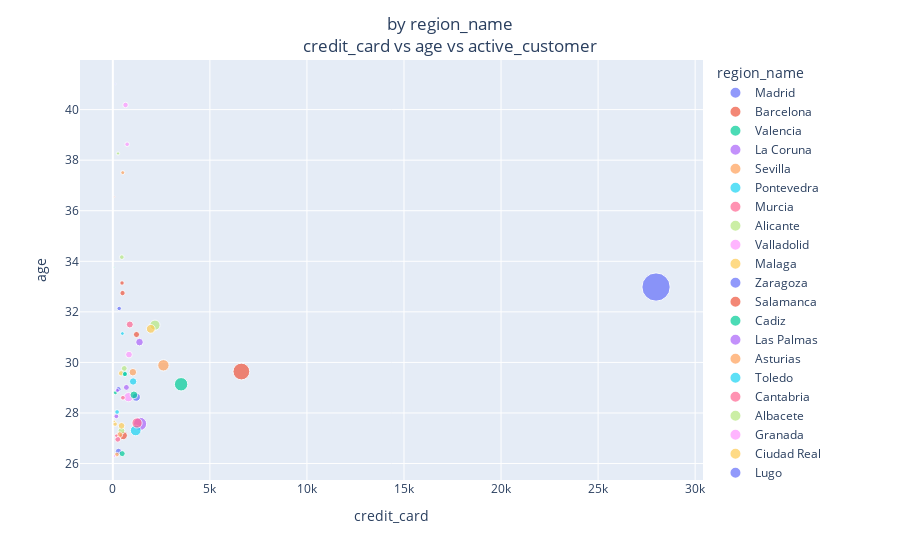

Notebook cell for this chart:
### Code cell
x_y_size = {"credit_card": "sum", "age": "mean", "active_customer": "sum"}
four_feature_scatterer(df, "region_name", x_y_size)

### Figure 1 — Plotly figure (JSON) as saved in the notebook; plotly's stock layout.template omitted (floating-point values rounded to 4 significant figures)
{"data": [{"hovertemplate": "region_name=Madrid<br>credit_card=%{x}<br>age=%{y}<br>active_customer=%{marker.size}<extra></extra>", "legendgroup": "Madrid", "marker": {"color": "#636efa", "size": [578261], "sizemode": "area", "sizeref": 1446.0, "symbol": "circle"}, "mode": "markers", "name": "Madrid", "orientation": "v", "showlegend": true, "type": "scatter", "x": [27985], "xaxis": "x", "y": [32.98], "yaxis": "y"}, {"hovertemplate": "region_name=Barcelona<br>credit_card=%{x}<br>age=%{y}<br>active_customer=%{marker.size}<extra></extra>", "legendgroup": "Barcelona", "marker": {"color": "#EF553B", "size": [203545], "sizemode": "area", "sizeref": 1446.0, "symbol": "circle"}, "mode": "markers", "name": "Barcelona", "orientation": "v", "showlegend": true, "type": "scatter", "x": [6622], "xaxis": "x", "y": [29.64], "yaxis": "y"}, {"hovertemplate": "region_name=Valencia<br>credit_card=%{x}<br>age=%{y}<br>active_customer=%{marker.size}<extra></extra>", "legendgroup": "Valencia", "marker": {"color": "#00cc96", "size": [130117], "sizemode": "area", "sizeref": 1446.0, "symbol": "circle"}, "mode": "markers", "name": "Valencia", "orientation": "v", "showlegend": true, "type": "scatter", "x": [3517], "xaxis": "x", "y": [29.14], "yaxis": "y"}, {"hovertemplate": "region_name=La Coruna<br>credit_card=%{x}<br>age=%{y}<br>active_customer=%{marker.size}<extra></extra>", "legendgroup": "La Coruna", "marker": {"color": "#ab63fa", "size": [125008], "sizemode": "area", "sizeref": 1446.0, "symbol": "circle"}, "mode": "markers", "name": "La Coruna", "orientation": "v", "showlegend": true, "type": "scatter", "x": [1404], "xaxis": "x", "y": [27.57], "yaxis": "y"}, {"hovertemplate": "region_name=Sevilla<br>credit_card=%{x}<br>age=%{y}<br>active_customer=%{marker.size}<extra></extra>", "legendgroup": "Sevilla", "marker": {"color": "#FFA15A", "size": [93600], "sizemode": "area", "sizeref": 1446.0, "symbol": "circle"}, "mode": "markers", "name": "Sevilla", "orientation": "v", "showlegend": true, "type": "scatter", "x": [2606], "xaxis": "x", "y": [29.89], "yaxis": "y"}, {"hovertemplate": "region_name=Pontevedra<br>credit_card=%{x}<br>age=%{y}<br>active_customer=%{marker.size}<extra></extra>", "legendgroup": "Pontevedra", "marker": {"color": "#19d3f3", "size": [82827], "sizemode": "area", "sizeref": 1446.0, "symbol": "circle"}, "mode": "markers", "name": "Pontevedra", "orientation": "v", "showlegend": true, "type": "scatter", "x": [1178], "xaxis": "x", "y": [27.31], "yaxis": "y"}, {"hovertemplate": "region_name=Murcia<br>credit_card=%{x}<br>age=%{y}<br>active_customer=%{marker.size}<extra></extra>", "legendgroup": "Murcia", "marker": {"color": "#FF6692", "size": [76060], "sizemode": "area", "sizeref": 1446.0, "symbol": "circle"}, "mode": "markers", "name": "Murcia", "orientation": "v", "showlegend": true, "type": "scatter", "x": [1248], "xaxis": "x", "y": [27.6], "yaxis": "y"}, {"hovertemplate": "region_name=Alicante<br>credit_card=%{x}<br>age=%{y}<br>active_customer=%{marker.size}<extra></extra>", "legendgroup": "Alicante", "marker": {"color": "#B6E880", "size": [75374], "sizemode": "area", "sizeref": 1446.0, "symbol": "circle"}, "mode": "markers", "name": "Alicante", "orientation": "v", "showlegend": true, "type": "scatter", "x": [2171], "xaxis": "x", "y": [31.47], "yaxis": "y"}, {"hovertemplate": "region_name=Valladolid<br>credit_card=%{x}<br>age=%{y}<br>active_customer=%{marker.size}<extra></extra>", "legendgroup": "Valladolid", "marker": {"color": "#FF97FF", "size": [61409], "sizemode": "area", "sizeref": 1446.0, "symbol": "circle"}, "mode": "markers", "name": "Valladolid", "orientation": "v", "showlegend": true, "type": "scatter", "x": [806], "xaxis": "x", "y": [28.63], "yaxis": "y"}, {"hovertemplate": "region_name=Malaga<br>credit_card=%{x}<br>age=%{y}<br>active_customer=%{marker.size}<extra></extra>", "legendgroup": "Malaga", "marker": {"color": "#FECB52", "size": [56227], "sizemode": "area", "sizeref": 1446.0, "symbol": "circle"}, "mode": "markers", "name": "Malaga", "orientation": "v", "showlegend": true, "type": "scatter", "x": [1955], "xaxis": "x", "y": [31.33], "yaxis": "y"}, {"hovertemplate": "region_name=Zaragoza<br>credit_card=%{x}<br>age=%{y}<br>active_customer=%{marker.size}<extra></extra>", "legendgroup": "Zaragoza", "marker": {"color": "#636efa", "size": [50599], "sizemode": "area", "sizeref": 1446.0, "symbol": "circle"}, "mode": "markers", "name": "Zaragoza", "orientation": "v", "showlegend": true, "type": "scatter", "x": [1205], "xaxis": "x", "y": [28.63], "yaxis": "y"}, {"hovertemplate": "region_name=Salamanca<br>credit_card=%{x}<br>age=%{y}<br>active_customer=%{marker.size}<extra></extra>", "legendgroup": "Salamanca", "marker": {"color": "#EF553B", "size": [49684], "sizemode": "area", "sizeref": 1446.0, "symbol": "circle"}, "mode": "markers", "name": "Salamanca", "orientation": "v", "showlegend": true, "type": "scatter", "x": [536], "xaxis": "x", "y": [27.11], "yaxis": "y"}, {"hovertemplate": "region_name=Cadiz<br>credit_card=%{x}<br>age=%{y}<br>active_customer=%{marker.size}<extra></extra>", "legendgroup": "Cadiz", "marker": {"color": "#00cc96", "size": [43431], "sizemode": "area", "sizeref": 1446.0, "symbol": "circle"}, "mode": "markers", "name": "Cadiz", "orientation": "v", "showlegend": true, "type": "scatter", "x": [1086], "xaxis": "x", "y": [28.72], "yaxis": "y"}, {"hovertemplate": "region_name=Las Palmas<br>credit_card=%{x}<br>age=%{y}<br>active_customer=%{marker.size}<extra></extra>", "legendgroup": "Las Palmas", "marker": {"color": "#ab63fa", "size": [41795], "sizemode": "area", "sizeref": 1446.0, "symbol": "circle"}, "mode": "markers", "name": "Las Palmas", "orientation": "v", "showlegend": true, "type": "scatter", "x": [1374], "xaxis": "x", "y": [30.8], "yaxis": "y"}, {"hovertemplate": "region_name=Asturias<br>credit_card=%{x}<br>age=%{y}<br>active_customer=%{marker.size}<extra></extra>", "legendgroup": "Asturias", "marker": {"color": "#FFA15A", "size": [41117], "sizemode": "area", "sizeref": 1446.0, "symbol": "circle"}, "mode": "markers", "name": "Asturias", "orientation": "v", "showlegend": true, "type": "scatter", "x": [1032], "xaxis": "x", "y": [29.61], "yaxis": "y"}, {"hovertemplate": "region_name=Toledo<br>credit_card=%{x}<br>age=%{y}<br>active_customer=%{marker.size}<extra></extra>", "legendgroup": "Toledo", "marker": {"color": "#19d3f3", "size": [39521], "sizemode": "area", "sizeref": 1446.0, "symbol": "circle"}, "mode": "markers", "name": "Toledo", "orientation": "v", "showlegend": true, "type": "scatter", "x": [1045], "xaxis": "x", "y": [29.25], "yaxis": "y"}, {"hovertemplate": "region_name=Cantabria<br>credit_card=%{x}<br>age=%{y}<br>active_customer=%{marker.size}<extra></extra>", "legendgroup": "Cantabria", "marker": {"color": "#FF6692", "size": [35260], "sizemode": "area", "sizeref": 1446.0, "symbol": "circle"}, "mode": "markers", "name": "Cantabria", "orientation": "v", "showlegend": true, "type": "scatter", "x": [874], "xaxis": "x", "y": [31.5], "yaxis": "y"}, {"hovertemplate": "region_name=Albacete<br>credit_card=%{x}<br>age=%{y}<br>active_customer=%{marker.size}<extra></extra>", "legendgroup": "Albacete", "marker": {"color": "#B6E880", "size": [34128], "sizemode": "area", "sizeref": 1446.0, "symbol": "circle"}, "mode": "markers", "name": "Albacete", "orientation": "v", "showlegend": true, "type": "scatter", "x": [445], "xaxis": "x", "y": [27.3], "yaxis": "y"}, {"hovertemplate": "region_name=Granada<br>credit_card=%{x}<br>age=%{y}<br>active_customer=%{marker.size}<extra></extra>", "legendgroup": "Granada", "marker": {"color": "#FF97FF", "size": [32364], "sizemode": "area", "sizeref": 1446.0, "symbol": "circle"}, "mode": "markers", "name": "Granada", "orientation": "v", "showlegend": true, "type": "scatter", "x": [832], "xaxis": "x", "y": [30.31], "yaxis": "y"}, {"hovertemplate": "region_name=Ciudad Real<br>credit_card=%{x}<br>age=%{y}<br>active_customer=%{marker.size}<extra></extra>", "legendgroup": "Ciudad Real", "marker": {"color": "#FECB52", "size": [31521], "sizemode": "area", "sizeref": 1446.0, "symbol": "circle"}, "mode": "markers", "name": "Ciudad Real", "orientation": "v", "showlegend": true, "type": "scatter", "x": [450], "xaxis": "x", "y": [27.49], "yaxis": "y"}, {"hovertemplate": "region_name=Lugo<br>credit_card=%{x}<br>age=%{y}<br>active_customer=%{marker.size}<extra></extra>", "legendgroup": "Lugo", "marker": {"color": "#636efa", "size": [29690], "sizemode": "area", "sizeref": 1446.0, "symbol": "circle"}, "mode": "markers", "name": "Lugo", "orientation": "v", "showlegend": true, "type": "scatter", "x": [293], "xaxis": "x", "y": [26.48], "yaxis": "y"}, {"hovertemplate": "region_name=Baleares<br>credit_card=%{x}<br>age=%{y}<br>active_customer=%{marker.size}<extra></extra>", "legendgroup": "Baleares", "marker": {"color": "#EF553B", "size": [27016], "sizemode": "area", "sizeref": 1446.0, "symbol": "circle"}, "mode": "markers", "name": "Baleares", "orientation": "v", "showlegend": true, "type": "scatter", "x": [1219], "xaxis": "x", "y": [31.1], "yaxis": "y"}, {"hovertemplate": "region_name=Badajoz<br>credit_card=%{x}<br>age=%{y}<br>active_customer=%{marker.size}<extra></extra>", "legendgroup": "Badajoz", "marker": {"color": "#00cc96", "size": [26080], "sizemode": "area", "sizeref": 1446.0, "symbol": "circle"}, "mode": "markers", "name": "Badajoz", "orientation": "v", "showlegend": true, "type": "scatter", "x": [482], "xaxis": "x", "y": [26.39], "yaxis": "y"}, {"hovertemplate": "region_name=Castellon<br>credit_card=%{x}<br>age=%{y}<br>active_customer=%{marker.size}<extra></extra>", "legendgroup": "Castellon", "marker": {"color": "#ab63fa", "size": [24693], "sizemode": "area", "sizeref": 1446.0, "symbol": "circle"}, "mode": "markers", "name": "Castellon", "orientation": "v", "showlegend": true, "type": "scatter", "x": [699], "xaxis": "x", "y": [29.01], "yaxis": "y"}, {"hovertemplate": "region_name=Caceres<br>credit_card=%{x}<br>age=%{y}<br>active_customer=%{marker.size}<extra></extra>", "legendgroup": "Caceres", "marker": {"color": "#FFA15A", "size": [24638], "sizemode": "area", "sizeref": 1446.0, "symbol": "circle"}, "mode": "markers", "name": "Caceres", "orientation": "v", "showlegend": true, "type": "scatter", "x": [357], "xaxis": "x", "y": [27.14], "yaxis": "y"}, {"hovertemplate": "region_name=Burgos<br>credit_card=%{x}<br>age=%{y}<br>active_customer=%{marker.size}<extra></extra>", "legendgroup": "Burgos", "marker": {"color": "#19d3f3", "size": [24608], "sizemode": "area", "sizeref": 1446.0, "symbol": "circle"}, "mode": "markers", "name": "Burgos", "orientation": "v", "showlegend": true, "type": "scatter", "x": [579], "xaxis": "x", "y": [29.56], "yaxis": "y"}, {"hovertemplate": "region_name=Orense<br>credit_card=%{x}<br>age=%{y}<br>active_customer=%{marker.size}<extra></extra>", "legendgroup": "Orense", "marker": {"color": "#FF6692", "size": [24551], "sizemode": "area", "sizeref": 1446.0, "symbol": "circle"}, "mode": "markers", "name": "Orense", "orientation": "v", "showlegend": true, "type": "scatter", "x": [255], "xaxis": "x", "y": [26.96], "yaxis": "y"}, {"hovertemplate": "region_name=Cordoba<br>credit_card=%{x}<br>age=%{y}<br>active_customer=%{marker.size}<extra></extra>", "legendgroup": "Cordoba", "marker": {"color": "#B6E880", "size": [24181], "sizemode": "area", "sizeref": 1446.0, "symbol": "circle"}, "mode": "markers", "name": "Cordoba", "orientation": "v", "showlegend": true, "type": "scatter", "x": [589], "xaxis": "x", "y": [29.76], "yaxis": "y"}, {"hovertemplate": "region_name=Vizcaya<br>credit_card=%{x}<br>age=%{y}<br>active_customer=%{marker.size}<extra></extra>", "legendgroup": "Vizcaya", "marker": {"color": "#FF97FF", "size": [22148], "sizemode": "area", "sizeref": 1446.0, "symbol": "circle"}, "mode": "markers", "name": "Vizcaya", "orientation": "v", "showlegend": true, "type": "scatter", "x": [655], "xaxis": "x", "y": [40.18], "yaxis": "y"}, {"hovertemplate": "region_name=Huelva<br>credit_card=%{x}<br>age=%{y}<br>active_customer=%{marker.size}<extra></extra>", "legendgroup": "Huelva", "marker": {"color": "#FECB52", "size": [20767], "sizemode": "area", "sizeref": 1446.0, "symbol": "circle"}, "mode": "markers", "name": "Huelva", "orientation": "v", "showlegend": true, "type": "scatter", "x": [427], "xaxis": "x", "y": [29.57], "yaxis": "y"}, {"hovertemplate": "region_name=La Rioja<br>credit_card=%{x}<br>age=%{y}<br>active_customer=%{marker.size}<extra></extra>", "legendgroup": "La Rioja", "marker": {"color": "#636efa", "size": [20434], "sizemode": "area", "sizeref": 1446.0, "symbol": "circle"}, "mode": "markers", "name": "La Rioja", "orientation": "v", "showlegend": true, "type": "scatter", "x": [291], "xaxis": "x", "y": [28.94], "yaxis": "y"}, {"hovertemplate": "region_name=Leon<br>credit_card=%{x}<br>age=%{y}<br>active_customer=%{marker.size}<extra></extra>", "legendgroup": "Leon", "marker": {"color": "#EF553B", "size": [20238], "sizemode": "area", "sizeref": 1446.0, "symbol": "circle"}, "mode": "markers", "name": "Leon", "orientation": "v", "showlegend": true, "type": "scatter", "x": [501], "xaxis": "x", "y": [32.74], "yaxis": "y"}, {"hovertemplate": "region_name=Tarragona<br>credit_card=%{x}<br>age=%{y}<br>active_customer=%{marker.size}<extra></extra>", "legendgroup": "Tarragona", "marker": {"color": "#00cc96", "size": [19355], "sizemode": "area", "sizeref": 1446.0, "symbol": "circle"}, "mode": "markers", "name": "Tarragona", "orientation": "v", "showlegend": true, "type": "scatter", "x": [624], "xaxis": "x", "y": [29.54], "yaxis": "y"}, {"hovertemplate": "region_name=Zamora<br>credit_card=%{x}<br>age=%{y}<br>active_customer=%{marker.size}<extra></extra>", "legendgroup": "Zamora", "marker": {"color": "#ab63fa", "size": [17365], "sizemode": "area", "sizeref": 1446.0, "symbol": "circle"}, "mode": "markers", "name": "Zamora", "orientation": "v", "showlegend": true, "type": "scatter", "x": [182], "xaxis": "x", "y": [27.87], "yaxis": "y"}, {"hovertemplate": "region_name=Lerida<br>credit_card=%{x}<br>age=%{y}<br>active_customer=%{marker.size}<extra></extra>", "legendgroup": "Lerida", "marker": {"color": "#FFA15A", "size": [16305], "sizemode": "area", "sizeref": 1446.0, "symbol": "circle"}, "mode": "markers", "name": "Lerida", "orientation": "v", "showlegend": true, "type": "scatter", "x": [208], "xaxis": "x", "y": [26.36], "yaxis": "y"}, {"hovertemplate": "region_name=Palencia<br>credit_card=%{x}<br>age=%{y}<br>active_customer=%{marker.size}<extra></extra>", "legendgroup": "Palencia", "marker": {"color": "#19d3f3", "size": [15985], "sizemode": "area", "sizeref": 1446.0, "symbol": "circle"}, "mode": "markers", "name": "Palencia", "orientation": "v", "showlegend": true, "type": "scatter", "x": [219], "xaxis": "x", "y": [28.04], "yaxis": "y"}, {"hovertemplate": "region_name=Gerona<br>credit_card=%{x}<br>age=%{y}<br>active_customer=%{marker.size}<extra></extra>", "legendgroup": "Gerona", "marker": {"color": "#FF6692", "size": [15970], "sizemode": "area", "sizeref": 1446.0, "symbol": "circle"}, "mode": "markers", "name": "Gerona", "orientation": "v", "showlegend": true, "type": "scatter", "x": [520], "xaxis": "x", "y": [28.6], "yaxis": "y"}, {"hovertemplate": "region_name=Almeria<br>credit_card=%{x}<br>age=%{y}<br>active_customer=%{marker.size}<extra></extra>", "legendgroup": "Almeria", "marker": {"color": "#B6E880", "size": [15687], "sizemode": "area", "sizeref": 1446.0, "symbol": "circle"}, "mode": "markers", "name": "Almeria", "orientation": "v", "showlegend": true, "type": "scatter", "x": [464], "xaxis": "x", "y": [34.16], "yaxis": "y"}, {"hovertemplate": "region_name=Santa Cruz de Tenerife<br>credit_card=%{x}<br>age=%{y}<br>active_customer=%{marker.size}<extra></extra>", "legendgroup": "Santa Cruz de Tenerife", "marker": {"color": "#FF97FF", "size": [15261], "sizemode": "area", "sizeref": 1446.0, "symbol": "circle"}, "mode": "markers", "name": "Santa Cruz de Tenerife", "orientation": "v", "showlegend": true, "type": "scatter", "x": [737], "xaxis": "x", "y": [38.63], "yaxis": "y"}, {"hovertemplate": "region_name=Cuenca<br>credit_card=%{x}<br>age=%{y}<br>active_customer=%{marker.size}<extra></extra>", "legendgroup": "Cuenca", "marker": {"color": "#FECB52", "size": [14644], "sizemode": "area", "sizeref": 1446.0, "symbol": "circle"}, "mode": "markers", "name": "Cuenca", "orientation": "v", "showlegend": true, "type": "scatter", "x": [118], "xaxis": "x", "y": [27.56], "yaxis": "y"}, {"hovertemplate": "region_name=Navarra<br>credit_card=%{x}<br>age=%{y}<br>active_customer=%{marker.size}<extra></extra>", "legendgroup": "Navarra", "marker": {"color": "#636efa", "size": [14464], "sizemode": "area", "sizeref": 1446.0, "symbol": "circle"}, "mode": "markers", "name": "Navarra", "orientation": "v", "showlegend": true, "type": "scatter", "x": [327], "xaxis": "x", "y": [32.13], "yaxis": "y"}, {"hovertemplate": "region_name=Jaen<br>credit_card=%{x}<br>age=%{y}<br>active_customer=%{marker.size}<extra></extra>", "legendgroup": "Jaen", "marker": {"color": "#EF553B", "size": [14416], "sizemode": "area", "sizeref": 1446.0, "symbol": "circle"}, "mode": "markers", "name": "Jaen", "orientation": "v", "showlegend": true, "type": "scatter", "x": [474], "xaxis": "x", "y": [33.14], "yaxis": "y"}, {"hovertemplate": "region_name=Avila<br>credit_card=%{x}<br>age=%{y}<br>active_customer=%{marker.size}<extra></extra>", "legendgroup": "Avila", "marker": {"color": "#00cc96", "size": [12134], "sizemode": "area", "sizeref": 1446.0, "symbol": "circle"}, "mode": "markers", "name": "Avila", "orientation": "v", "showlegend": true, "type": "scatter", "x": [134], "xaxis": "x", "y": [28.8], "yaxis": "y"}, {"hovertemplate": "region_name=Segovia<br>credit_card=%{x}<br>age=%{y}<br>active_customer=%{marker.size}<extra></extra>", "legendgroup": "Segovia", "marker": {"color": "#ab63fa", "size": [11667], "sizemode": "area", "sizeref": 1446.0, "symbol": "circle"}, "mode": "markers", "name": "Segovia", "orientation": "v", "showlegend": true, "type": "scatter", "x": [236], "xaxis": "x", "y": [28.89], "yaxis": "y"}, {"hovertemplate": "region_name=Guipuzcoa<br>credit_card=%{x}<br>age=%{y}<br>active_customer=%{marker.size}<extra></extra>", "legendgroup": "Guipuzcoa", "marker": {"color": "#FFA15A", "size": [11333], "sizemode": "area", "sizeref": 1446.0, "symbol": "circle"}, "mode": "markers", "name": "Guipuzcoa", "orientation": "v", "showlegend": true, "type": "scatter", "x": [511], "xaxis": "x", "y": [37.51], "yaxis": "y"}, {"hovertemplate": "region_name=Guadalajara<br>credit_card=%{x}<br>age=%{y}<br>active_customer=%{marker.size}<extra></extra>", "legendgroup": "Guadalajara", "marker": {"color": "#19d3f3", "size": [10470], "sizemode": "area", "sizeref": 1446.0, "symbol": "circle"}, "mode": "markers", "name": "Guadalajara", "orientation": "v", "showlegend": true, "type": "scatter", "x": [493], "xaxis": "x", "y": [31.14], "yaxis": "y"}, {"hovertemplate": "region_name=Huesca<br>credit_card=%{x}<br>age=%{y}<br>active_customer=%{marker.size}<extra></extra>", "legendgroup": "Huesca", "marker": {"color": "#FF6692", "size": [8951], "sizemode": "area", "sizeref": 1446.0, "symbol": "circle"}, "mode": "markers", "name": "Huesca", "orientation": "v", "showlegend": true, "type": "scatter", "x": [179], "xaxis": "x", "y": [27.1], "yaxis": "y"}, {"hovertemplate": "region_name=Alava<br>credit_card=%{x}<br>age=%{y}<br>active_customer=%{marker.size}<extra></extra>", "legendgroup": "Alava", "marker": {"color": "#B6E880", "size": [7812], "sizemode": "area", "sizeref": 1446.0, "symbol": "circle"}, "mode": "markers", "name": "Alava", "orientation": "v", "showlegend": true, "type": "scatter", "x": [268], "xaxis": "x", "y": [38.26], "yaxis": "y"}, {"hovertemplate": "region_name=Teruel<br>credit_card=%{x}<br>age=%{y}<br>active_customer=%{marker.size}<extra></extra>", "legendgroup": "Teruel", "marker": {"color": "#FF97FF", "size": [4669], "sizemode": "area", "sizeref": 1446.0, "symbol": "circle"}, "mode": "markers", "name": "Teruel", "orientation": "v", "showlegend": true, "type": "scatter", "x": [94], "xaxis": "x", "y": [26.3], "yaxis": "y"}, {"hovertemplate": "region_name=Soria<br>credit_card=%{x}<br>age=%{y}<br>active_customer=%{marker.size}<extra></extra>", "legendgroup": "Soria", "marker": {"color": "#FECB52", "size": [4122], "sizemode": "area", "sizeref": 1446.0, "symbol": "circle"}, "mode": "markers", "name": "Soria", "orientation": "v", "showlegend": true, "type": "scatter", "x": [74], "xaxis": "x", "y": [27.67], "yaxis": "y"}, {"hovertemplate": "region_name=Not_available<br>credit_card=%{x}<br>age=%{y}<br>active_customer=%{marker.size}<extra></extra>", "legendgroup": "Not_available", "marker": {"color": "#636efa", "size": [1506], "sizemode": "area", "sizeref": 1446.0, "symbol": "circle"}, "mode": "markers", "name": "Not_available", "orientation": "v", "showlegend": true, "type": "scatter", "x": [131], "xaxis": "x", "y": [41.01], "yaxis": "y"}, {"hovertemplate": "region_name=Ceuta<br>credit_card=%{x}<br>age=%{y}<br>active_customer=%{marker.size}<extra></extra>", "legendgroup": "Ceuta", "marker": {"color": "#EF553B", "size": [1331], "sizemode": "area", "sizeref": 1446.0, "symbol": "circle"}, "mode": "markers", "name": "Ceuta", "orientation": "v", "showlegend": true, "type": "scatter", "x": [87], "xaxis": "x", "y": [36.55], "yaxis": "y"}, {"hovertemplate": "region_name=Melilla<br>credit_card=%{x}<br>age=%{y}<br>active_customer=%{marker.size}<extra></extra>", "legendgroup": "Melilla", "marker": {"color": "#00cc96", "size": [1012], "sizemode": "area", "sizeref": 1446.0, "symbol": "circle"}, "mode": "markers", "name": "Melilla", "orientation": "v", "showlegend": true, "type": "scatter", "x": [68], "xaxis": "x", "y": [33.76], "yaxis": "y"}], "layout": {"barmode": "overlay", "legend": {"itemsizing": "constant", "title": {"text": "region_name"}, "tracegroupgap": 0}, "margin": {"t": 60}, "title": {"text": "by region_name<br>credit_card vs age vs active_customer", "x": 0.5, "xanchor": "center"}, "xaxis": {"anchor": "y", "domain": [0, 1], "title": {"text": "credit_card"}}, "yaxis": {"anchor": "x", "domain": [0, 1], "title": {"text": "age"}}}}
